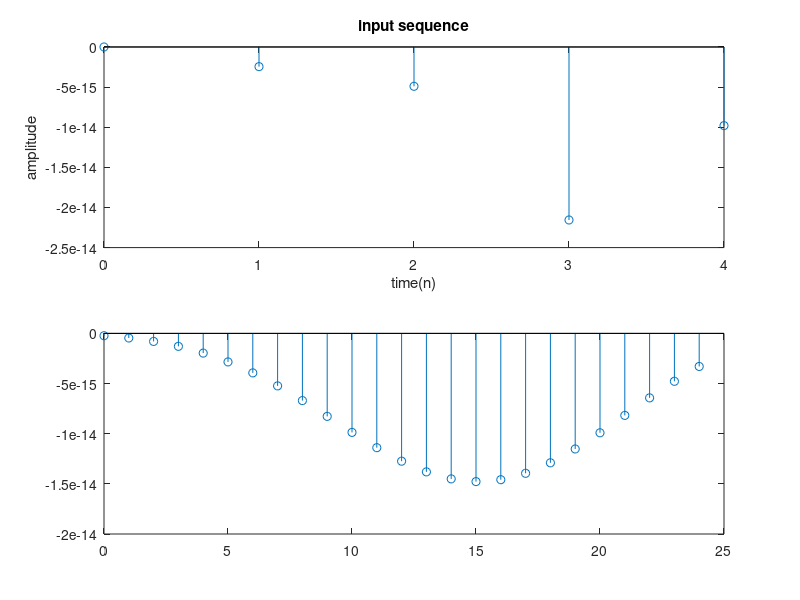

This figure's MATLAB source:
L=input('enter the upsampling factor : ');
N=input('enter the length of the input signal : '); % Length should be greater than 8
f1=input('enter the frequency of first sinusodal : ');
f2=input('enter the frequency of second sinusodal : ');
n=0:N-1;
x=sin(2*pi*f1*n)+sin(2*pi*f2*n);
y=interp(x,L);
subplot(2,1,1)
stem(n,x(1:N))
title('input sequence');
xlabel('time(n)');
ylabel('amplitude');
subplot(2,1,2)
m=0:N*L-1;
stem(m,y(1:N*L));
